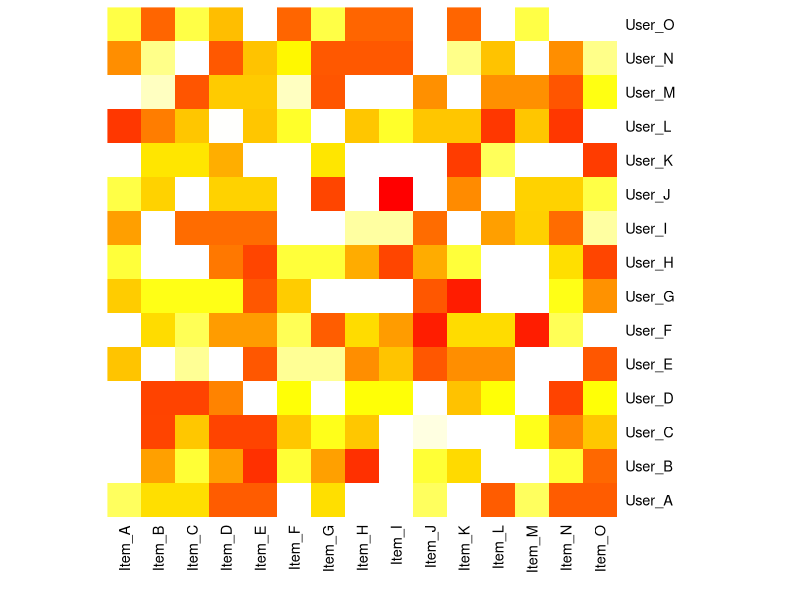
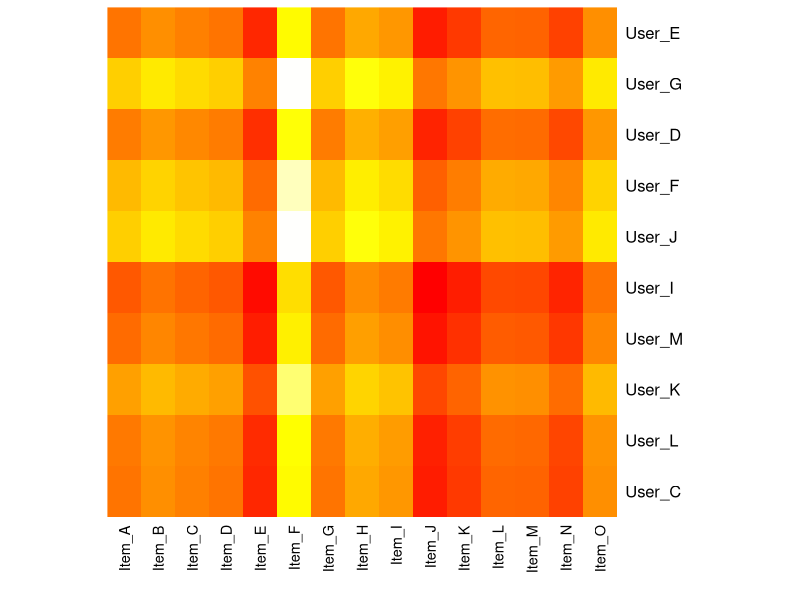

Write R code to recreate these figures, in order.
## ---- chunk 1
# randomly create a toy square matrix with n users and items, ranking 1 to 5
# in the code below, n cannot be > 27 because english alphabet ;)

# set simulation vars
set.seed(643)
n <- 15
percentNAs <- .3
probs <- c(1-percentNAs, percentNAs)
users <- paste("User_", LETTERS[1:n], sep="")
items <- paste("Item_", LETTERS[1:n], sep="")

# generate data
toyDF <- as.data.frame(replicate(n, floor(runif(n, 1,6))))

## Test introducing item bias (see summary)
#toyDF[,1:3] <- toyDF[,1:3] + 1
#toyDF[,4:6] <- toyDF[,4:6] - 1
#toyDF[toyDF > 5] <- 5
#toyDF[toyDF < 1] <- 1
 
# add NAs via: https://stackoverflow.com/questions/27454265/r-randomly-insert-nas-into-dataframe-proportionaly
toyDF <- as.data.frame(
    lapply(toyDF, function(df) df[sample(c(TRUE, NA), prob = probs, size = length(df), replace = TRUE) ]), 
    row.names = users, 
    col.names = items)

knitr::kable(toyDF)
## ---- chunk 2
heatmap(as.matrix(toyDF), Rowv=NA, Colv=NA, col = heat.colors(256))
## ---- chunk 3
# THIS IS WRONG - Out of time to find an elegant solution to sample for RecSys
# so that train and test have the same dimensions AND ensure proper distribution 
# eg - userA only rates 1 movie, make sure it ends up in 'train'.   Look forward 
# to seeing how others have solved this.

train_row <- sample(n, size = floor(2/3 * n), replace=F)
train <- toyDF[train_row, ]
test <- toyDF[-train_row, ]
## ---- chunk 4
train_raw_avg <- mean(as.matrix(train), na.rm=TRUE)
train_raw_avg
## ---- chunk 5
RMSE <- function(observed, predicted) {
    # get RMSE
    sqrt(mean((observed - predicted)^2, na.rm=TRUE))
}

trainRMSE <- RMSE(as.matrix(train), train_raw_avg)
trainRMSE
testRMSE <- RMSE(as.matrix(test), train_raw_avg)
testRMSE
## ---- chunk 6
user_bias_train <- rowMeans(as.matrix(train), na.rm = T) - train_raw_avg
user_bias_test <- rowMeans(as.matrix(test), na.rm = T) - train_raw_avg
item_bias_train <- colMeans(as.matrix(train), na.rm = T) - train_raw_avg
user_bias_train
user_bias_test
item_bias_train
## ---- chunk 7
baseline_predictor <- function(rawAvg, userBias, itemBias) {
    # calculates predictions based on rawaverage and user and item bias calcs
    userlist <- names(userBias)
    itemlist <- names(itemBias)
    df <- data.frame()
    
    for (i in userBias) {
        UserPred <- rawAvg + i + itemBias
        df <- rbind(df, UserPred)
    }
    
    # make sure we don't exceed our max and min values
    df[df > 5] <- 5
    df[df < 1] <- 1
    
    row.names(df) <- userlist
    names(df) <- itemlist
    df
}

trainPredictions <- baseline_predictor(train_raw_avg, user_bias_train, item_bias_train)
heatmap(as.matrix(trainPredictions), Rowv=NA, Colv=NA, scale = 'none', col = heat.colors(256))
knitr::kable(trainPredictions)
testPredictions <- baseline_predictor(train_raw_avg, user_bias_test, item_bias_train)
knitr::kable(testPredictions)
## ---- chunk 8
trainPredictionRSME <- RMSE(as.matrix(train), as.matrix(trainPredictions))
trainPredictionRSME
testPredictionRSME <- RMSE(as.matrix(test), as.matrix(testPredictions))
testPredictionRSME
## ---- chunk 9
trainVec <- c(trainRMSE,
              trainPredictionRSME,
              (1-trainPredictionRSME/trainRMSE)*100)
testVec <- c(testRMSE, 
             testPredictionRSME, 
             (1-testPredictionRSME/testRMSE)*100)
summary <- data.frame(trainVec, testVec)
names(summary) <- c("train", "test")
row.names(summary) <- c("Raw Average RMSE", 
                       "Simple Predictor RMSE", 
                       "Percent Improvement")
knitr::kable(summary)
